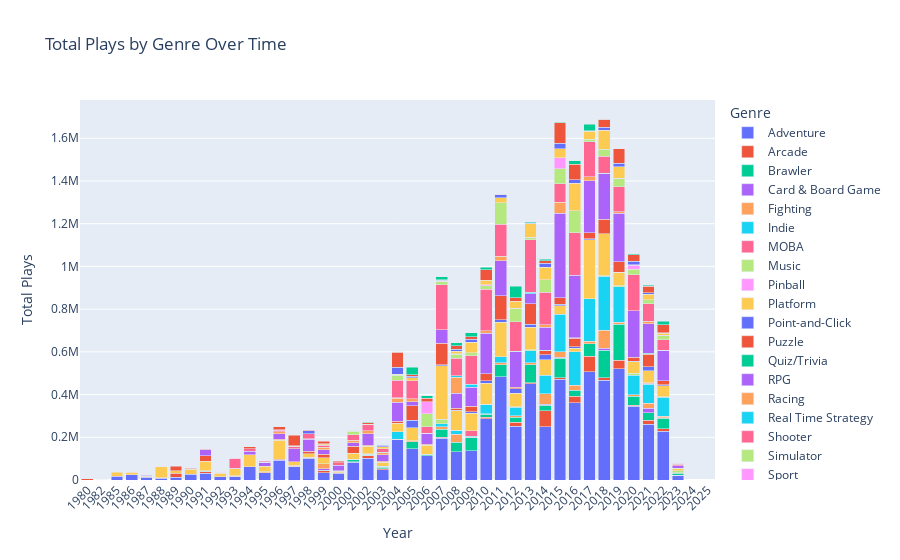

The code cell stored with this chart in its notebook:
### Markdown cell above
## 2.) Breakdown bars by genre

## 3.) Add interactive component, genre toggling and date scrollbar

### Code cell
import pandas as pd
from datetime import datetime
import plotly.express as px
from ast import literal_eval


df = pd.read_csv('Dataset/games.csv')

df = df[df['Release Date'] != 'releases on TBD']

df['Release Date'] = df['Release Date'].apply(lambda x: datetime.strptime(x, '%b %d, %Y'))
df['Genres'] = df['Genres'].apply(literal_eval)


def convert_to_int(value):
    if 'K' in value:
        return int(float(value.replace('K', '')) * 1000)
    else:
        return int(value)

# Apply the custom function to the 'Value' column
df['Plays'] = df['Plays'].apply(convert_to_int)

df = df.explode('Genres').dropna(subset=['Genres'])


# Save the updated DataFrame to a CSV file
# df.to_csv('game_genres.csv', index=False)

df['Year'] = df['Release Date'].apply(lambda x: x.strftime('%Y'))
# avg_rating_per_date_genre = df.groupby(['Year', 'Genres'])['Rating'].mean().unstack().reset_index()
avg_rating_per_date_genre = df.groupby(['Year', 'Genres'])['Plays'].sum().unstack().reset_index()


fig = px.bar(avg_rating_per_date_genre, x='Year', y=avg_rating_per_date_genre.columns[1:],
             title='Total Plays by Genre Over Time',
             labels={'Release Date': 'Release Date', 'value': 'Total Plays', 'variable': 'Genre'},
             barmode='stack'
            )

fig.update_layout(xaxis_tickangle=-45)
fig.show()

### Figure 1 — Plotly figure (JSON) as saved in the notebook; plotly's stock layout.template omitted (floating-point values rounded to 4 significant figures)
{"data": [{"alignmentgroup": "True", "hovertemplate": "Genre=Adventure<br>Year=%{x}<br>Total Plays=%{y}<extra></extra>", "legendgroup": "Adventure", "marker": {"color": "#636efa", "pattern": {"shape": ""}}, "name": "Adventure", "offsetgroup": "Adventure", "orientation": "v", "showlegend": true, "textposition": "auto", "type": "bar", "x": ["1980", "1982", "1985", "1986", "1987", "1988", "1989", "1990", "1991", "1992", "1993", "1994", "1995", "1996", "1997", "1998", "1999", "2000", "2001", "2002", "2003", "2004", "2005", "2006", "2007", "2008", "2009", "2010", "2011", "2012", "2013", "2014", "2015", "2016", "2017", "2018", "2019", "2020", "2021", "2022", "2023", "2024", "2025"], "xaxis": "x", "y": [null, null, 18000, 24300, 11800, 8400, 12200, 26800, 32739, 14247, 16000, 60900, 35000, 92600, 61563, 102197, 34559, 31300, 82978, 102508, 48400, 188200, 147274, 113089, 194676, 131384, 137090, 286045, 483400, 251692, 450953, 249124, 471425, 361748, 506219, 467154, 521380, 346081, 262199, 227839, 23061, 0, 1], "yaxis": "y"}, {"alignmentgroup": "True", "hovertemplate": "Genre=Arcade<br>Year=%{x}<br>Total Plays=%{y}<extra></extra>", "legendgroup": "Arcade", "marker": {"color": "#EF553B", "pattern": {"shape": ""}}, "name": "Arcade", "offsetgroup": "Arcade", "orientation": "v", "showlegend": true, "textposition": "auto", "type": "bar", "x": ["1980", "1982", "1985", "1986", "1987", "1988", "1989", "1990", "1991", "1992", "1993", "1994", "1995", "1996", "1997", "1998", "1999", "2000", "2001", "2002", "2003", "2004", "2005", "2006", "2007", "2008", "2009", "2010", "2011", "2012", "2013", "2014", "2015", "2016", "2017", "2018", "2019", "2020", "2021", "2022", "2023", "2024", "2025"], "xaxis": "x", "y": [5200, 1600, null, 1400, null, null, 19200, null, 5800, 1400, 2200, null, null, 3800, 2400, 1700, 8500, null, 1739, 12000, 5100, null, null, null, 5200, null, null, 6900, null, 18800, 5100, 74600, 7600, 30407, 73000, 10861, 38700, 2900, 18600, 12045, 1, null, null], "yaxis": "y"}, {"alignmentgroup": "True", "hovertemplate": "Genre=Brawler<br>Year=%{x}<br>Total Plays=%{y}<extra></extra>", "legendgroup": "Brawler", "marker": {"color": "#00cc96", "pattern": {"shape": ""}}, "name": "Brawler", "offsetgroup": "Brawler", "orientation": "v", "showlegend": true, "textposition": "auto", "type": "bar", "x": ["1980", "1982", "1985", "1986", "1987", "1988", "1989", "1990", "1991", "1992", "1993", "1994", "1995", "1996", "1997", "1998", "1999", "2000", "2001", "2002", "2003", "2004", "2005", "2006", "2007", "2008", "2009", "2010", "2011", "2012", "2013", "2014", "2015", "2016", "2017", "2018", "2019", "2020", "2021", "2022", "2023", "2024", "2025"], "xaxis": "x", "y": [null, null, null, null, null, 1500, null, null, 1500, null, null, null, null, null, null, null, 1600, null, 10000, 1600, 6400, null, 30919, 7500, 38600, 44600, 61600, 14500, 56400, 22200, 83200, 25400, 90100, 29100, 59600, 130400, 170100, 44200, 34000, 49250, 9121, null, null], "yaxis": "y"}, {"alignmentgroup": "True", "hovertemplate": "Genre=Card & Board Game<br>Year=%{x}<br>Total Plays=%{y}<extra></extra>", "legendgroup": "Card & Board Game", "marker": {"color": "#ab63fa", "pattern": {"shape": ""}}, "name": "Card & Board Game", "offsetgroup": "Card & Board Game", "orientation": "v", "showlegend": true, "textposition": "auto", "type": "bar", "x": ["1980", "1982", "1985", "1986", "1987", "1988", "1989", "1990", "1991", "1992", "1993", "1994", "1995", "1996", "1997", "1998", "1999", "2000", "2001", "2002", "2003", "2004", "2005", "2006", "2007", "2008", "2009", "2010", "2011", "2012", "2013", "2014", "2015", "2016", "2017", "2018", "2019", "2020", "2021", "2022", "2023", "2024", "2025"], "xaxis": "x", "y": [null, null, null, null, null, null, null, null, null, null, null, null, null, null, null, null, 7800, 2800, null, 3000, null, null, null, null, null, null, 1800, null, null, null, null, 5500, 5200, null, null, 8700, null, null, 20000, 2947, null, null, null], "yaxis": "y"}, {"alignmentgroup": "True", "hovertemplate": "Genre=Fighting<br>Year=%{x}<br>Total Plays=%{y}<extra></extra>", "legendgroup": "Fighting", "marker": {"color": "#FFA15A", "pattern": {"shape": ""}}, "name": "Fighting", "offsetgroup": "Fighting", "orientation": "v", "showlegend": true, "textposition": "auto", "type": "bar", "x": ["1980", "1982", "1985", "1986", "1987", "1988", "1989", "1990", "1991", "1992", "1993", "1994", "1995", "1996", "1997", "1998", "1999", "2000", "2001", "2002", "2003", "2004", "2005", "2006", "2007", "2008", "2009", "2010", "2011", "2012", "2013", "2014", "2015", "2016", "2017", "2018", "2019", "2020", "2021", "2022", "2023", "2024", "2025"], "xaxis": "x", "y": [null, null, null, null, null, null, null, null, 4300, null, 1600, null, 2686, null, 5400, 3500, 23934, null, 1900, null, null, 2800, 4527, 252, 10300, 39300, null, 1900, 9500, 8600, 10000, 48900, 25700, 22900, 10300, 84500, 8700, 5600, 23700, 7300, null, null, null], "yaxis": "y"}, {"alignmentgroup": "True", "hovertemplate": "Genre=Indie<br>Year=%{x}<br>Total Plays=%{y}<extra></extra>", "legendgroup": "Indie", "marker": {"color": "#19d3f3", "pattern": {"shape": ""}}, "name": "Indie", "offsetgroup": "Indie", "orientation": "v", "showlegend": true, "textposition": "auto", "type": "bar", "x": ["1980", "1982", "1985", "1986", "1987", "1988", "1989", "1990", "1991", "1992", "1993", "1994", "1995", "1996", "1997", "1998", "1999", "2000", "2001", "2002", "2003", "2004", "2005", "2006", "2007", "2008", "2009", "2010", "2011", "2012", "2013", "2014", "2015", "2016", "2017", "2018", "2019", "2020", "2021", "2022", "2023", "2024", "2025"], "xaxis": "x", "y": [null, null, null, null, null, null, null, null, null, null, null, null, null, null, null, null, null, null, 1300, 1900, 3400, 35700, null, null, 14600, 14500, 3400, 43600, 27400, 38392, 55400, 87735, 177000, 155761, 200419, 253122, 164926, 92290, 88834, 88547, 1401, 0, null], "yaxis": "y"}, {"alignmentgroup": "True", "hovertemplate": "Genre=MOBA<br>Year=%{x}<br>Total Plays=%{y}<extra></extra>", "legendgroup": "MOBA", "marker": {"color": "#FF6692", "pattern": {"shape": ""}}, "name": "MOBA", "offsetgroup": "MOBA", "orientation": "v", "showlegend": true, "textposition": "auto", "type": "bar", "x": ["1980", "1982", "1985", "1986", "1987", "1988", "1989", "1990", "1991", "1992", "1993", "1994", "1995", "1996", "1997", "1998", "1999", "2000", "2001", "2002", "2003", "2004", "2005", "2006", "2007", "2008", "2009", "2010", "2011", "2012", "2013", "2014", "2015", "2016", "2017", "2018", "2019", "2020", "2021", "2022", "2023", "2024", "2025"], "xaxis": "x", "y": [null, null, null, null, null, null, null, null, null, null, null, null, null, null, null, null, null, null, null, null, null, null, null, null, null, null, 26000, null, null, null, null, null, null, null, null, null, null, null, 4500, null, null, null, null], "yaxis": "y"}, {"alignmentgroup": "True", "hovertemplate": "Genre=Music<br>Year=%{x}<br>Total Plays=%{y}<extra></extra>", "legendgroup": "Music", "marker": {"color": "#B6E880", "pattern": {"shape": ""}}, "name": "Music", "offsetgroup": "Music", "orientation": "v", "showlegend": true, "textposition": "auto", "type": "bar", "x": ["1980", "1982", "1985", "1986", "1987", "1988", "1989", "1990", "1991", "1992", "1993", "1994", "1995", "1996", "1997", "1998", "1999", "2000", "2001", "2002", "2003", "2004", "2005", "2006", "2007", "2008", "2009", "2010", "2011", "2012", "2013", "2014", "2015", "2016", "2017", "2018", "2019", "2020", "2021", "2022", "2023", "2024", "2025"], "xaxis": "x", "y": [null, null, null, null, null, null, null, null, null, null, null, null, null, null, null, null, null, null, null, 1400, null, null, null, null, 21500, 3600, 1100, 1200, null, 2300, 5100, null, null, 713, 183, 2700, 4900, 9000, 2500, 1385, 9000, null, null], "yaxis": "y"}, {"alignmentgroup": "True", "hovertemplate": "Genre=Pinball<br>Year=%{x}<br>Total Plays=%{y}<extra></extra>", "legendgroup": "Pinball", "marker": {"color": "#FF97FF", "pattern": {"shape": ""}}, "name": "Pinball", "offsetgroup": "Pinball", "orientation": "v", "showlegend": true, "textposition": "auto", "type": "bar", "x": ["1980", "1982", "1985", "1986", "1987", "1988", "1989", "1990", "1991", "1992", "1993", "1994", "1995", "1996", "1997", "1998", "1999", "2000", "2001", "2002", "2003", "2004", "2005", "2006", "2007", "2008", "2009", "2010", "2011", "2012", "2013", "2014", "2015", "2016", "2017", "2018", "2019", "2020", "2021", "2022", "2023", "2024", "2025"], "xaxis": "x", "y": [null, null, null, null, null, null, null, null, null, null, null, null, null, null, null, null, null, null, null, null, 1600, null, null, null, null, null, null, null, null, null, null, null, null, null, null, null, null, null, null, null, null, null, null], "yaxis": "y"}, {"alignmentgroup": "True", "hovertemplate": "Genre=Platform<br>Year=%{x}<br>Total Plays=%{y}<extra></extra>", "legendgroup": "Platform", "marker": {"color": "#FECB52", "pattern": {"shape": ""}}, "name": "Platform", "offsetgroup": "Platform", "orientation": "v", "showlegend": true, "textposition": "auto", "type": "bar", "x": ["1980", "1982", "1985", "1986", "1987", "1988", "1989", "1990", "1991", "1992", "1993", "1994", "1995", "1996", "1997", "1998", "1999", "2000", "2001", "2002", "2003", "2004", "2005", "2006", "2007", "2008", "2009", "2010", "2011", "2012", "2013", "2014", "2015", "2016", "2017", "2018", "2019", "2020", "2021", "2022", "2023", "2024", "2025"], "xaxis": "x", "y": [null, null, 18000, 7100, 5400, 51900, 12200, 24200, 42739, 16700, 32900, 57800, 26200, 89300, 16100, 14800, 27000, 7500, 27200, 35800, 17997, 38100, 61874, 41100, 249776, 90900, 81100, 97900, 162000, 64192, 104600, 72300, 37800, 15707, 275783, 195179, 62917, 54252, 57212, 51165, 11777, null, null], "yaxis": "y"}, {"alignmentgroup": "True", "hovertemplate": "Genre=Point-and-Click<br>Year=%{x}<br>Total Plays=%{y}<extra></extra>", "legendgroup": "Point-and-Click", "marker": {"color": "#636efa", "pattern": {"shape": ""}}, "name": "Point-and-Click", "offsetgroup": "Point-and-Click", "orientation": "v", "showlegend": true, "textposition": "auto", "type": "bar", "x": ["1980", "1982", "1985", "1986", "1987", "1988", "1989", "1990", "1991", "1992", "1993", "1994", "1995", "1996", "1997", "1998", "1999", "2000", "2001", "2002", "2003", "2004", "2005", "2006", "2007", "2008", "2009", "2010", "2011", "2012", "2013", "2014", "2015", "2016", "2017", "2018", "2019", "2020", "2021", "2022", "2023", "2024", "2025"], "xaxis": "x", "y": [null, null, null, null, null, null, null, 1400, null, 547, null, null, null, null, null, null, null, null, null, null, null, null, 36000, null, 5800, 2400, 7700, 12763, 10700, 21900, 16000, 23500, 8200, 7700, 3100, null, 646, 1643, 19171, 6147, null, null, null], "yaxis": "y"}, {"alignmentgroup": "True", "hovertemplate": "Genre=Puzzle<br>Year=%{x}<br>Total Plays=%{y}<extra></extra>", "legendgroup": "Puzzle", "marker": {"color": "#EF553B", "pattern": {"shape": ""}}, "name": "Puzzle", "offsetgroup": "Puzzle", "orientation": "v", "showlegend": true, "textposition": "auto", "type": "bar", "x": ["1980", "1982", "1985", "1986", "1987", "1988", "1989", "1990", "1991", "1992", "1993", "1994", "1995", "1996", "1997", "1998", "1999", "2000", "2001", "2002", "2003", "2004", "2005", "2006", "2007", "2008", "2009", "2010", "2011", "2012", "2013", "2014", "2015", "2016", "2017", "2018", "2019", "2020", "2021", "2022", "2023", "2024", "2025"], "xaxis": "x", "y": [null, null, null, 1400, null, null, 21700, 3800, 26939, null, null, null, null, 6100, 663, 13000, 16600, 2300, 32303, 4308, 4900, 9700, 67400, 6527, 99200, 10408, 24900, 33700, 113100, 6692, 94300, 18400, 30700, 40200, 29083, 68330, 49671, 19600, 57155, 17672, 181, null, null], "yaxis": "y"}, {"alignmentgroup": "True", "hovertemplate": "Genre=Quiz/Trivia<br>Year=%{x}<br>Total Plays=%{y}<extra></extra>", "legendgroup": "Quiz/Trivia", "marker": {"color": "#00cc96", "pattern": {"shape": ""}}, "name": "Quiz/Trivia", "offsetgroup": "Quiz/Trivia", "orientation": "v", "showlegend": true, "textposition": "auto", "type": "bar", "x": ["1980", "1982", "1985", "1986", "1987", "1988", "1989", "1990", "1991", "1992", "1993", "1994", "1995", "1996", "1997", "1998", "1999", "2000", "2001", "2002", "2003", "2004", "2005", "2006", "2007", "2008", "2009", "2010", "2011", "2012", "2013", "2014", "2015", "2016", "2017", "2018", "2019", "2020", "2021", "2022", "2023", "2024", "2025"], "xaxis": "x", "y": [null, null, null, null, null, null, null, null, null, null, null, null, null, null, null, null, null, null, null, null, null, null, null, null, null, null, null, null, null, null, null, 1400, null, 2700, null, null, null, null, 6000, null, null, null, null], "yaxis": "y"}, {"alignmentgroup": "True", "hovertemplate": "Genre=RPG<br>Year=%{x}<br>Total Plays=%{y}<extra></extra>", "legendgroup": "RPG", "marker": {"color": "#ab63fa", "pattern": {"shape": ""}}, "name": "RPG", "offsetgroup": "RPG", "orientation": "v", "showlegend": true, "textposition": "auto", "type": "bar", "x": ["1980", "1982", "1985", "1986", "1987", "1988", "1989", "1990", "1991", "1992", "1993", "1994", "1995", "1996", "1997", "1998", "1999", "2000", "2001", "2002", "2003", "2004", "2005", "2006", "2007", "2008", "2009", "2010", "2011", "2012", "2013", "2014", "2015", "2016", "2017", "2018", "2019", "2020", "2021", "2022", "2023", "2024", "2025"], "xaxis": "x", "y": [null, null, null, null, 4500, null, null, null, 28700, 3600, 1900, 16199, 19133, 24816, 59463, 54500, 22803, 25200, 16500, 53600, 30400, 89100, 18191, 49462, 63800, 69800, 89600, 187635, 164800, 164600, 46367, 109200, 394600, 292158, 242336, 212661, 227696, 215704, 136922, 143362, 12231, 0, null], "yaxis": "y"}, {"alignmentgroup": "True", "hovertemplate": "Genre=Racing<br>Year=%{x}<br>Total Plays=%{y}<extra></extra>", "legendgroup": "Racing", "marker": {"color": "#FFA15A", "pattern": {"shape": ""}}, "name": "Racing", "offsetgroup": "Racing", "orientation": "v", "showlegend": true, "textposition": "auto", "type": "bar", "x": ["1980", "1982", "1985", "1986", "1987", "1988", "1989", "1990", "1991", "1992", "1993", "1994", "1995", "1996", "1997", "1998", "1999", "2000", "2001", "2002", "2003", "2004", "2005", "2006", "2007", "2008", "2009", "2010", "2011", "2012", "2013", "2014", "2015", "2016", "2017", "2018", "2019", "2020", "2021", "2022", "2023", "2024", "2025"], "xaxis": "x", "y": [null, null, null, null, null, null, null, null, null, null, null, null, 986, 9700, 1600, 2700, 9600, null, 13200, 13400, 10100, 19000, 15000, 1100, null, 74600, null, 12200, 19400, null, null, 11900, 51000, null, 19000, null, 5600, null, 11500, 688, null, null, null], "yaxis": "y"}, {"alignmentgroup": "True", "hovertemplate": "Genre=Real Time Strategy<br>Year=%{x}<br>Total Plays=%{y}<extra></extra>", "legendgroup": "Real Time Strategy", "marker": {"color": "#19d3f3", "pattern": {"shape": ""}}, "name": "Real Time Strategy", "offsetgroup": "Real Time Strategy", "orientation": "v", "showlegend": true, "textposition": "auto", "type": "bar", "x": ["1980", "1982", "1985", "1986", "1987", "1988", "1989", "1990", "1991", "1992", "1993", "1994", "1995", "1996", "1997", "1998", "1999", "2000", "2001", "2002", "2003", "2004", "2005", "2006", "2007", "2008", "2009", "2010", "2011", "2012", "2013", "2014", "2015", "2016", "2017", "2018", "2019", "2020", "2021", "2022", "2023", "2024", "2025"], "xaxis": "x", "y": [null, null, null, null, null, null, null, null, null, null, null, null, null, null, null, null, null, null, null, null, 2600, 2700, null, null, null, 6000, 14000, null, null, 2600, 9100, null, null, null, null, 1600, null, null, null, null, null, null, null], "yaxis": "y"}, {"alignmentgroup": "True", "hovertemplate": "Genre=Shooter<br>Year=%{x}<br>Total Plays=%{y}<extra></extra>", "legendgroup": "Shooter", "marker": {"color": "#FF6692", "pattern": {"shape": ""}}, "name": "Shooter", "offsetgroup": "Shooter", "orientation": "v", "showlegend": true, "textposition": "auto", "type": "bar", "x": ["1980", "1982", "1985", "1986", "1987", "1988", "1989", "1990", "1991", "1992", "1993", "1994", "1995", "1996", "1997", "1998", "1999", "2000", "2001", "2002", "2003", "2004", "2005", "2006", "2007", "2008", "2009", "2010", "2011", "2012", "2013", "2014", "2015", "2016", "2017", "2018", "2019", "2020", "2021", "2022", "2023", "2024", "2025"], "xaxis": "x", "y": [null, null, null, null, 1900, null, null, null, 2100, 547, 46800, 11544, 4586, 6500, 9522, 24000, 10259, 10900, 24400, 28897, 14500, 80900, 84500, 30700, 210776, 81700, 133800, 194287, 150500, 139100, 243700, 151789, 87300, 198520, 165700, 79961, 118700, 168600, 83390, 48942, 6250, null, 1], "yaxis": "y"}, {"alignmentgroup": "True", "hovertemplate": "Genre=Simulator<br>Year=%{x}<br>Total Plays=%{y}<extra></extra>", "legendgroup": "Simulator", "marker": {"color": "#B6E880", "pattern": {"shape": ""}}, "name": "Simulator", "offsetgroup": "Simulator", "orientation": "v", "showlegend": true, "textposition": "auto", "type": "bar", "x": ["1980", "1982", "1985", "1986", "1987", "1988", "1989", "1990", "1991", "1992", "1993", "1994", "1995", "1996", "1997", "1998", "1999", "2000", "2001", "2002", "2003", "2004", "2005", "2006", "2007", "2008", "2009", "2010", "2011", "2012", "2013", "2014", "2015", "2016", "2017", "2018", "2019", "2020", "2021", "2022", "2023", "2024", "2025"], "xaxis": "x", "y": [null, null, null, null, null, null, null, null, null, null, null, null, null, null, 522, null, 1600, null, 17500, null, null, 24000, null, 60100, 15300, 20500, 14398, 16300, 100600, 59700, 10486, 57700, 71400, 102124, 11000, 33848, 36546, 27050, 18925, 17661, null, null, null], "yaxis": "y"}, {"alignmentgroup": "True", "hovertemplate": "Genre=Sport<br>Year=%{x}<br>Total Plays=%{y}<extra></extra>", "legendgroup": "Sport", "marker": {"color": "#FF97FF", "pattern": {"shape": ""}}, "name": "Sport", "offsetgroup": "Sport", "orientation": "v", "showlegend": true, "textposition": "auto", "type": "bar", "x": ["1980", "1982", "1985", "1986", "1987", "1988", "1989", "1990", "1991", "1992", "1993", "1994", "1995", "1996", "1997", "1998", "1999", "2000", "2001", "2002", "2003", "2004", "2005", "2006", "2007", "2008", "2009", "2010", "2011", "2012", "2013", "2014", "2015", "2016", "2017", "2018", "2019", "2020", "2021", "2022", "2023", "2024", "2025"], "xaxis": "x", "y": [null, null, null, null, null, null, null, null, null, null, 847, null, null, null, null, null, null, null, 1100, 1400, null, 1900, null, 56800, 1400, 1800, null, 5500, null, 3200, 2200, null, 51000, null, null, null, 1600, 18800, null, 1886, null, null, null], "yaxis": "y"}, {"alignmentgroup": "True", "hovertemplate": "Genre=Strategy<br>Year=%{x}<br>Total Plays=%{y}<extra></extra>", "legendgroup": "Strategy", "marker": {"color": "#FECB52", "pattern": {"shape": ""}}, "name": "Strategy", "offsetgroup": "Strategy", "orientation": "v", "showlegend": true, "textposition": "auto", "type": "bar", "x": ["1980", "1982", "1985", "1986", "1987", "1988", "1989", "1990", "1991", "1992", "1993", "1994", "1995", "1996", "1997", "1998", "1999", "2000", "2001", "2002", "2003", "2004", "2005", "2006", "2007", "2008", "2009", "2010", "2011", "2012", "2013", "2014", "2015", "2016", "2017", "2018", "2019", "2020", "2021", "2022", "2023", "2024", "2025"], "xaxis": "x", "y": [null, null, null, 1400, null, null, null, null, null, null, null, null, null, 1300, 2100, 1100, 4840, null, 1900, 297, 10400, 3700, 13900, null, 1800, 11400, 48300, 20748, 23900, 33500, 63700, 59300, 42500, 130203, 36800, 89527, 55587, 1936, 26154, 10537, 1930, null, null], "yaxis": "y"}, {"alignmentgroup": "True", "hovertemplate": "Genre=Tactical<br>Year=%{x}<br>Total Plays=%{y}<extra></extra>", "legendgroup": "Tactical", "marker": {"color": "#636efa", "pattern": {"shape": ""}}, "name": "Tactical", "offsetgroup": "Tactical", "orientation": "v", "showlegend": true, "textposition": "auto", "type": "bar", "x": ["1980", "1982", "1985", "1986", "1987", "1988", "1989", "1990", "1991", "1992", "1993", "1994", "1995", "1996", "1997", "1998", "1999", "2000", "2001", "2002", "2003", "2004", "2005", "2006", "2007", "2008", "2009", "2010", "2011", "2012", "2013", "2014", "2015", "2016", "2017", "2018", "2019", "2020", "2021", "2022", "2023", "2024", "2025"], "xaxis": "x", "y": [null, null, null, null, null, null, null, null, null, null, null, null, null, null, 2100, 12000, 1640, null, 1900, null, 7800, 32300, 6600, null, 1800, 9600, 15000, null, 13100, null, 2400, 17000, 25900, 15342, 1500, 14000, 15700, 16669, 6600, 3115, 1783, null, null], "yaxis": "y"}, {"alignmentgroup": "True", "hovertemplate": "Genre=Turn Based Strategy<br>Year=%{x}<br>Total Plays=%{y}<extra></extra>", "legendgroup": "Turn Based Strategy", "marker": {"color": "#EF553B", "pattern": {"shape": ""}}, "name": "Turn Based Strategy", "offsetgroup": "Turn Based Strategy", "orientation": "v", "showlegend": true, "textposition": "auto", "type": "bar", "x": ["1980", "1982", "1985", "1986", "1987", "1988", "1989", "1990", "1991", "1992", "1993", "1994", "1995", "1996", "1997", "1998", "1999", "2000", "2001", "2002", "2003", "2004", "2005", "2006", "2007", "2008", "2009", "2010", "2011", "2012", "2013", "2014", "2015", "2016", "2017", "2018", "2019", "2020", "2021", "2022", "2023", "2024", "2025"], "xaxis": "x", "y": [null, null, null, null, null, null, null, null, null, null, null, 9000, null, 16000, 47100, 2400, 10900, 6800, 1900, 7000, null, 71000, 6700, 15000, 2300, 15900, 11300, 48248, 2800, 16400, 2100, 12800, 94300, 73300, null, 36400, 67300, 30540, 30067, 37155, 1874, null, null], "yaxis": "y"}, {"alignmentgroup": "True", "hovertemplate": "Genre=Visual Novel<br>Year=%{x}<br>Total Plays=%{y}<extra></extra>", "legendgroup": "Visual Novel", "marker": {"color": "#00cc96", "pattern": {"shape": ""}}, "name": "Visual Novel", "offsetgroup": "Visual Novel", "orientation": "v", "showlegend": true, "textposition": "auto", "type": "bar", "x": ["1980", "1982", "1985", "1986", "1987", "1988", "1989", "1990", "1991", "1992", "1993", "1994", "1995", "1996", "1997", "1998", "1999", "2000", "2001", "2002", "2003", "2004", "2005", "2006", "2007", "2008", "2009", "2010", "2011", "2012", "2013", "2014", "2015", "2016", "2017", "2018", "2019", "2020", "2021", "2022", "2023", "2024", "2025"], "xaxis": "x", "y": [null, null, null, null, null, null, null, null, null, 547, null, null, null, null, null, null, null, null, null, 2300, 1700, 1900, 36000, 13200, 14200, 14476, 17390, 12982, 1300, 54100, 3300, 8000, 2225, 15120, 32200, 1175, null, 3550, 3300, 14458, 210, null, null], "yaxis": "y"}], "layout": {"barmode": "stack", "legend": {"title": {"text": "Genre"}, "tracegroupgap": 0}, "title": {"text": "Total Plays by Genre Over Time"}, "xaxis": {"anchor": "y", "domain": [0, 1], "tickangle": -45, "title": {"text": "Year"}}, "yaxis": {"anchor": "x", "domain": [0, 1], "title": {"text": "Total Plays"}}}}
